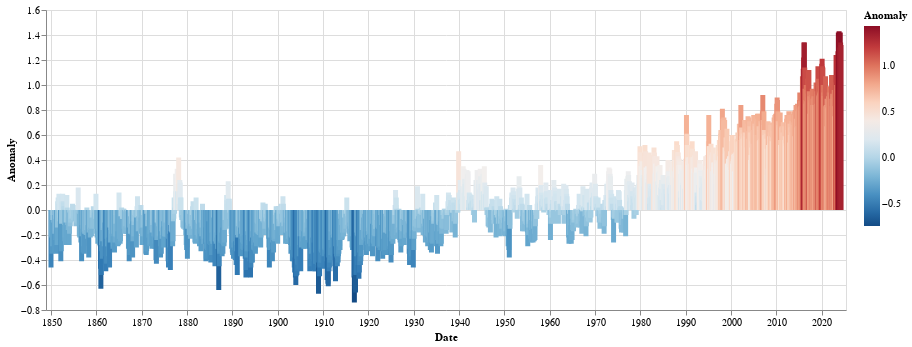

Source (notebook cell):
### Markdown cell above
Change color using a [color scheme](https://vega.github.io/vega/docs/schemes/#reference)

### Code cell
chart = alt.Chart(df
).mark_bar(
).encode(
    x='Date',
    y='Anomaly',
    color=alt.Color('Anomaly', scale=alt.Scale(scheme='redblue', reverse=True))
).properties(
    width=800
)

chart

### Figure 1 — Vega-Lite specification as saved in the notebook (floating-point values rounded to 4 significant figures; data arrays with more than 128 entries replaced by an {"elided": "..."} marker saying what was removed)
{"config": {"view": {"continuousWidth": 300, "continuousHeight": 300}}, "data": {"name": "data-28cd39674868bff0586e75d109b20cd9"}, "mark": {"type": "bar"}, "encoding": {"color": {"field": "Anomaly", "scale": {"reverse": true, "scheme": "redblue"}, "type": "quantitative"}, "x": {"field": "Date", "type": "temporal"}, "y": {"field": "Anomaly", "type": "quantitative"}}, "width": 800, "$schema": "https://vega.github.io/schema/vega-lite/v5.16.3.json", "datasets": {"data-28cd39674868bff0586e75d109b20cd9": {"elided": "2092 records"}}}
